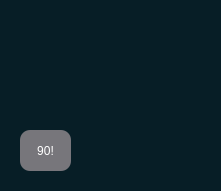
<?xml version="1.0" encoding="UTF-8"?>
<ui version="4.0">
 <class>Form</class>
 <widget class="QWidget" name="Form">
  <property name="geometry">
   <rect>
    <x>0</x>
    <y>0</y>
    <width>221</width>
    <height>191</height>
   </rect>
  </property>
  <property name="minimumSize">
   <size>
    <width>221</width>
    <height>191</height>
   </size>
  </property>
  <property name="maximumSize">
   <size>
    <width>221</width>
    <height>191</height>
   </size>
  </property>
  <property name="windowTitle">
   <string>CONTROL</string>
  </property>
  <property name="styleSheet">
   <string notr="true">background-color: #071e26;
border-radius : 10px;</string>
  </property>
  <widget class="QFrame" name="control">
   <property name="geometry">
    <rect>
     <x>10</x>
     <y>10</y>
     <width>201</width>
     <height>171</height>
    </rect>
   </property>
   <property name="sizePolicy">
    <sizepolicy hsizetype="Fixed" vsizetype="Fixed">
     <horstretch>0</horstretch>
     <verstretch>0</verstretch>
    </sizepolicy>
   </property>
   <property name="frameShape">
    <enum>QFrame::StyledPanel</enum>
   </property>
   <property name="frameShadow">
    <enum>QFrame::Raised</enum>
   </property>
   <widget class="QPushButton" name="DOWN">
    <property name="geometry">
     <rect>
      <x>70</x>
      <y>120</y>
      <width>61</width>
      <height>51</height>
     </rect>
    </property>
    <property name="text">
     <string/>
    </property>
    <property name="icon">
     <iconset resource="icon.qrc">
      <normaloff>:/icon/feather (1)/arrow-down-circle.svg</normaloff>:/icon/feather (1)/arrow-down-circle.svg</iconset>
    </property>
    <property name="iconSize">
     <size>
      <width>40</width>
      <height>40</height>
     </size>
    </property>
   </widget>
   <widget class="QPushButton" name="UP">
    <property name="geometry">
     <rect>
      <x>70</x>
      <y>0</y>
      <width>61</width>
      <height>41</height>
     </rect>
    </property>
    <property name="text">
     <string/>
    </property>
    <property name="icon">
     <iconset resource="icon.qrc">
      <normaloff>:/icon/feather (1)/arrow-up-circle.svg</normaloff>:/icon/feather (1)/arrow-up-circle.svg</iconset>
    </property>
    <property name="iconSize">
     <size>
      <width>40</width>
      <height>40</height>
     </size>
    </property>
   </widget>
   <widget class="QPushButton" name="CENTER">
    <property name="geometry">
     <rect>
      <x>70</x>
      <y>60</y>
      <width>61</width>
      <height>41</height>
     </rect>
    </property>
    <property name="text">
     <string/>
    </property>
    <property name="icon">
     <iconset resource="icon.qrc">
      <normaloff>:/icon/feather (1)/crosshair.svg</normaloff>:/icon/feather (1)/crosshair.svg</iconset>
    </property>
    <property name="iconSize">
     <size>
      <width>40</width>
      <height>40</height>
     </size>
    </property>
   </widget>
   <widget class="QPushButton" name="RIGHT">
    <property name="geometry">
     <rect>
      <x>150</x>
      <y>60</y>
      <width>51</width>
      <height>41</height>
     </rect>
    </property>
    <property name="text">
     <string/>
    </property>
    <property name="icon">
     <iconset resource="icon.qrc">
      <normaloff>:/icon/feather (1)/arrow-right-circle.svg</normaloff>:/icon/feather (1)/arrow-right-circle.svg</iconset>
    </property>
    <property name="iconSize">
     <size>
      <width>40</width>
      <height>40</height>
     </size>
    </property>
   </widget>
   <widget class="QPushButton" name="LEFT">
    <property name="geometry">
     <rect>
      <x>0</x>
      <y>60</y>
      <width>51</width>
      <height>41</height>
     </rect>
    </property>
    <property name="text">
     <string/>
    </property>
    <property name="icon">
     <iconset resource="icon.qrc">
      <normaloff>:/icon/feather (1)/arrow-left-circle.svg</normaloff>:/icon/feather (1)/arrow-left-circle.svg</iconset>
    </property>
    <property name="iconSize">
     <size>
      <width>40</width>
      <height>40</height>
     </size>
    </property>
   </widget>
   <widget class="QPushButton" name="Straigh">
    <property name="geometry">
     <rect>
      <x>10</x>
      <y>120</y>
      <width>51</width>
      <height>41</height>
     </rect>
    </property>
    <property name="styleSheet">
     <string notr="true">color: rgb(255, 255, 255);
background-color: rgb(119, 118, 123);</string>
    </property>
    <property name="text">
     <string>90!</string>
    </property>
   </widget>
  </widget>
 </widget>
 <resources>
  <include location="icon.qrc"/>
 </resources>
 <connections/>
</ui>
